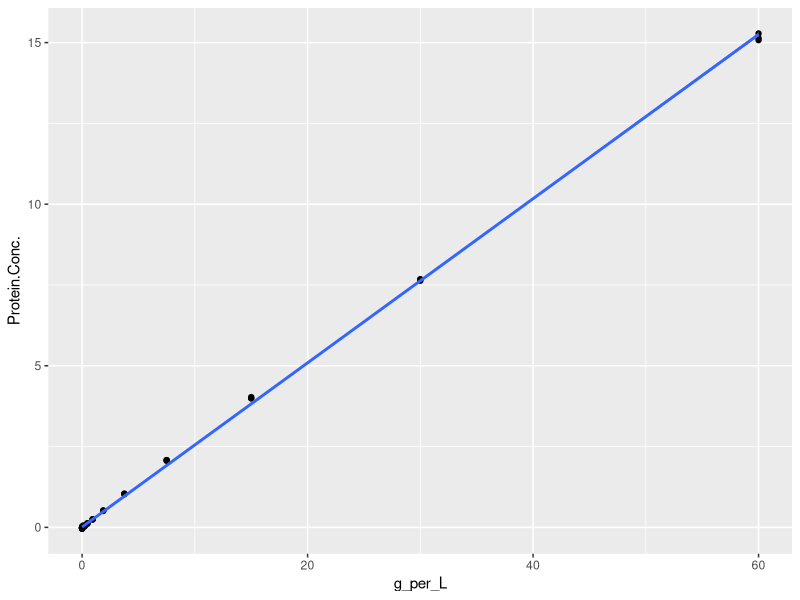
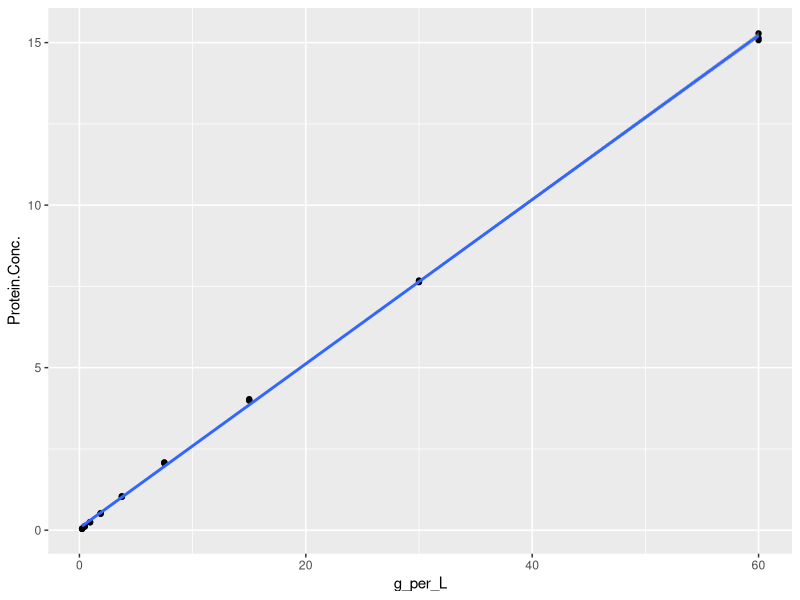

R code for these plots, in order:
library("tidyverse")
library("ggplot2")

dat <- read.csv("myc_tsa_st_23sept2019.csv")

dat %>%
    # filter(Protein.Conc. < 1) %>%
    ggplot(aes(x=g_per_L, y=Protein.Conc.)) + 
    geom_point() +
    geom_smooth(method="lm")

# Fit linear model
dat.lm <- lm(Protein.Conc. ~ g_per_L, data=dat)
# Get 95% prediction intervals
newdat <- data.frame(g_per_L=exp(seq(log(0.000001),log(60), length.out = 500)))
dat.pred <- predict(dat.lm, newdata = newdat, interval = "predict" )
# Get minimum g/L we could detect
dat.pred.0 <- dat.pred %>%
    as_tibble() %>%
    filter(lwr>0) 
min_gpL <- dat.pred.0$fit[1]
# What is that in dilution?
min_gpL/30
#factors of 2
log(min_gpL/30, base=2)

# What is minimum reliable protein reading?
predict(dat.lm, newdata=data.frame(g_per_L=min_gpL/30))

# 1 mL dissolved in how much liquid?
1/(min_gpL/30)

# jars aremax 250mL, so we should be able to detect protein even if 1Ml is dissolved in ALL liquid


###### Now, create new line, excluding the "zeros" ######
dat.filt <- dat %>%
    filter(g_per_L>min_gpL)

dat.filt  %>%
    # filter(Protein.Conc. < 1) %>%
    ggplot(aes(x=g_per_L, y=Protein.Conc.)) + 
    geom_point() +
    geom_smooth(method="lm")

# Fit linear model
dat.filt.lm <- lm(Protein.Conc. ~ g_per_L, data=dat.filt)
summary(dat.filt.lm)
# Get 95% prediction intervals
newdat <- data.frame(g_per_L=exp(seq(log(0.000001),log(60), length.out = 500)))
dat.pred <- predict(dat.filt.lm, newdata = newdat, interval = "predict" )
# Get minimum g/L we could detect
dat.pred.0 <- dat.pred %>%
    as_tibble() %>%
    filter(lwr>0) 
min_gpL <- dat.pred.0$fit[1]
# What is that in dilution?
min_gpL/30
#factors of 2
log(min_gpL/30, base=2)

# What is minimum reliable protein reading?
predict(dat.filt.lm, newdata=data.frame(g_per_L=min_gpL/30))

# 1 mL dissolved in how much liquid?
1/(min_gpL/30)
